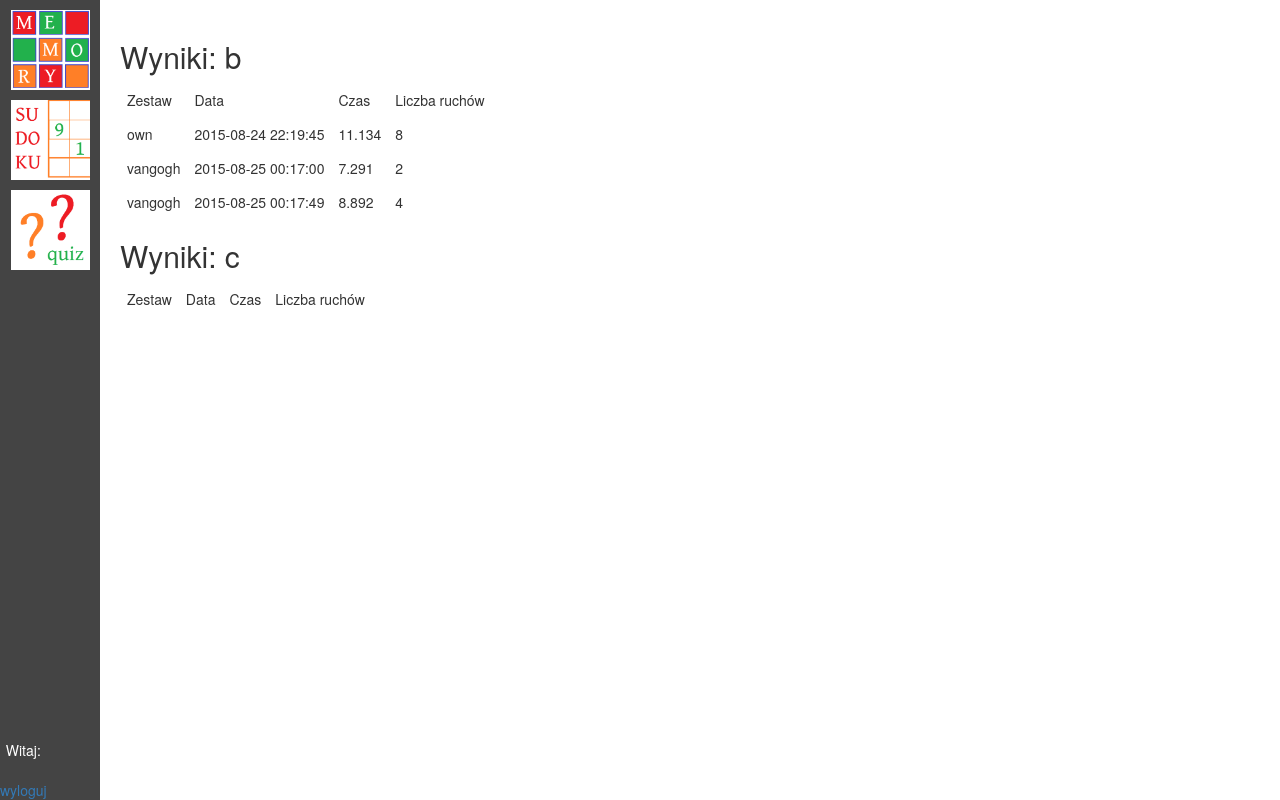
Page /memory/result.php (signed in) on the committed database.
### tables this page shows
CREATE TABLE IF NOT EXISTS `users` (
  `id` int(11) NOT NULL,
  `email` varchar(40) NOT NULL,
  `password` varchar(20) NOT NULL,
  `caretaker` int(11) DEFAULT NULL COMMENT 'null - sam jest opiekunem, inny - id innego usera'
);

CREATE TABLE IF NOT EXISTS `memory_results` (
  `id` int(11) NOT NULL,
  `user` int(11) NOT NULL,
  `set` varchar(20) NOT NULL,
  `date` timestamp NOT NULL DEFAULT CURRENT_TIMESTAMP,
  `time_taken` double NOT NULL,
  `moves` int(11) NOT NULL
);

### memory/result.php (the view, shortened to what this page needs)
<?php include "../res/header.php"?>
  </head>
  <body>
    <div class="container">
		<?php
			$check = mysql_query('SELECT * FROM users WHERE caretaker="'.$_SESSION['id'].'"');
			while($result=mysql_fetch_array($check)) {
				echo '
				<table>
				<h2>Wyniki: ' . $result['email']. '</h2>
				<tr>
					<td>Zestaw</td>
					<td>Data</td>
					<td>Czas</td>
					<td>Liczba ruchów</td>
				</tr>
				';
				$list = mysql_query('SELECT * FROM memory_results WHERE user="'.$result['id'].'"');
				while($res=mysql_fetch_array($list)) {
					echo 	'<tr>
							<td>' . $res['set'] . '</td>
							<td>' . $res['date'] . '</td>
							<td>' . $res['time_taken'] . '</td>
							<td>' . $res['moves'] . '</td>';
				}
				echo '</table>';
			}
		?>
    </div>
    <?php include "../res/menu.php"?>
  </body>
</html>

### res/header.php (shortened to what this page needs)
<?php
echo '
<!DOCTYPE html>
<meta charset="utf-8">
<html>
  <html lang="pl">
  <head>
    <meta charset="utf-8"/>
	<link rel="stylesheet" href="../bootstrap3/css/bootstrap.min.css"/>
    <link rel="stylesheet" href="../res/style.css"/>
';

### res/menu.php (shortened to what this page needs)
<?php
if($_SESSION['caretaker'] != NULL) {
	echo '
	<aside id="menu">
	<section>
		<a href="../memory/index.php"><div class="small icon" style="background-image: url(\'../res/memory.png\')"></div></a>
		<a href="../sudoku/index.php"><div class="small icon" style="background-image: url(\'../res/sudoku.png\')"></div></a>
		<a href="../quiz/index.php"><div class="small icon" style="background-image: url(\'../res/quiz.png\')"></div></a>
	</section>
	<section style="bottom: 0; position: fixed; color: #fff; text-align: center">
	';
}
	if(isset($_SESSION['logged']) && $_SESSION['logged'] == true){
		echo('Witaj: <br>' . $_SESSION['login'] . '<br><a href="../index.php?logout=true">wyloguj</div></a></div>');
	}
	else {
		echo '<a href="../manage/login.php">Zaloguj</a>';
	}
echo '
</section>
</aside>
';

### res/style.css (style rules this page uses)
div.icon { box-sizing: border-box; text-align: center; vertical-align: middle; background-size: contain; background-repeat: no-repeat; background-position: center; }
* { font-size: 1.2em; }
aside#menu { position: fixed; width: 100px; height: 100%; background-color: #444; z-index: 400; top: 0; }
div.small { height: 80px; width: 80px; margin: 10px; }
.container { margin-left: 100px; margin-right: 100px; padding: 20px; }

### memory/result.php (style rules this page uses)
* { font-size: 1em; }
td { padding: 0.5em; }

### rows in the picture
users: email "b"
memory_results: set "own", date "2015-08-24 22:19:45", time_taken "11.134", moves "8"
memory_results: set "vangogh", date "2015-08-25 00:17:00", time_taken "7.291", moves "2"
memory_results: set "vangogh", date "2015-08-25 00:17:49", time_taken "8.892", moves "4"
users: email "c"
